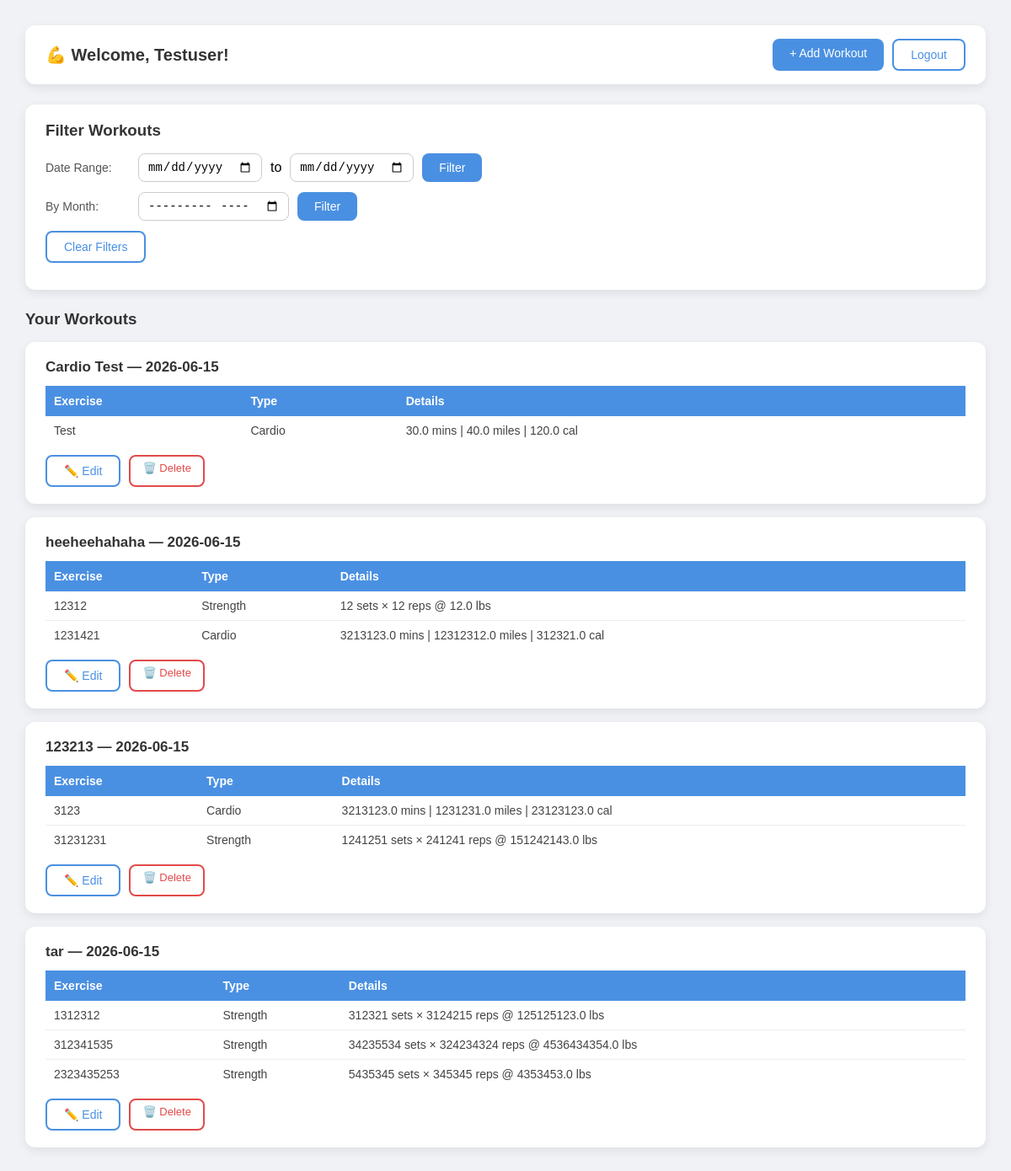
The page /dashboard (signed in) on the database its author committed.
### models.py (models this page shows)
class User(UserMixin, db.Model):
    id = db.Column(db.Integer, primary_key=True)
    username = db.Column(db.String(100), unique=True, nullable=False)
    password = db.Column(db.String(200), nullable=False)
    workouts = db.relationship('Workout', backref='user', lazy=True)

class Workout(db.Model):
    id = db.Column(db.Integer, primary_key=True)
    name = db.Column(db.String(100), nullable=False)  # example "Leg Day" lol
    date = db.Column(db.String(50), nullable=False)
    user_id = db.Column(db.Integer, db.ForeignKey('user.id'), nullable=False)
    exercises = db.relationship('Exercise', backref='workout', lazy=True)

class Exercise(db.Model):
    id = db.Column(db.Integer, primary_key=True)
    name = db.Column(db.String(100), nullable=False)
    exercise_type = db.Column(db.String(20), nullable=False, default='strength')
    sets = db.Column(db.Integer, nullable=True)
    reps = db.Column(db.Integer, nullable=True)
    weight = db.Column(db.Float, nullable=True)
    duration = db.Column(db.Float, nullable=True)   # minutes
    distance = db.Column(db.Float, nullable=True)   # miles
    calories = db.Column(db.Float, nullable=True)
    workout_id = db.Column(db.Integer, db.ForeignKey('workout.id'), nullable=False)

### app.py (the view)
@app.route("/dashboard")
@login_required
def dashboard():
    workouts = Workout.query.filter_by(user_id=current_user.id)
    start_date = request.args.get("start_date")
    end_date = request.args.get("end_date")
    month = request.args.get("month")
    if start_date and end_date:
        workouts = workouts.filter(Workout.date >= start_date, Workout.date <= end_date)
    elif month:
        workouts = workouts.filter(Workout.date.like(f"{month}%"))
    workouts = workouts.order_by(Workout.date.desc()).all()
    return render_template("dashboard.html", workouts=workouts, today=date.today())

### app.py (called while the page is built)
@login_manager.user_loader
def load_user(user_id):
    return User.query.get(int(user_id))

### templates/dashboard.html (shortened to what this page needs)
<!DOCTYPE html>
<html>
<head>
    <link rel="stylesheet" href="{{ url_for('static', filename='styles.css') }}">
</head>
<body>
    <div class="top-bar">
        <h2>💪 Welcome, {{ current_user.username }}!</h2>
        <div class="top-bar-buttons">
            <a href="{{ url_for('add_workout') }}" class="btn-primary">+ Add Workout</a>
            <a href="{{ url_for('logout') }}" class="btn-secondary">Logout</a>
        </div>
    </div>
    <div class="filter-card">
        <h3>Filter Workouts</h3>
        <form method="GET" action="{{ url_for('dashboard') }}">
            <div class="filter-row">
                <label>Date Range:</label>
                <input type="date" name="start_date"> to
                <input type="date" name="end_date">
                <button type="submit" class="btn-primary">Filter</button>
            </div>
            <div class="filter-row">
                <label>By Month:</label>
                <input type="month" name="month">
                <button type="submit" class="btn-primary">Filter</button>
            </div>
            <div class="filter-row">
                <a href="{{ url_for('dashboard') }}" class="btn-secondary">Clear Filters</a>
            </div>
        </form>
    </div>
    <h3 style="color: #333; margin-bottom: 16px;">Your Workouts</h3>
    {% if workouts %}
        {% for workout in workouts %}
            <div class="workout-card">
                <h4>{{ workout.name }} — {{ workout.date }}</h4>
                <table>
                    <tr>
                        <th>Exercise</th>
                        <th>Type</th>
                        <th>Details</th>
                    </tr>
                    {% for ex in workout.exercises %}
                    <tr>
                        <td>{{ ex.name }}</td>
                        <td>{{ ex.exercise_type | capitalize }}</td>
                        <td>
                            {% if ex.exercise_type == 'cardio' %}
                                {{ ex.duration or '—' }} mins |
                                {{ ex.distance or '—' }} miles |
                                {{ ex.calories or '—' }} cal
                            {% else %}
                                {{ ex.sets or '—' }} sets ×
                                {{ ex.reps or '—' }} reps @
                                {{ ex.weight or '—' }} lbs
                            {% endif %}
                        </td>
                    </tr>
                    {% endfor %}
                </table>
                <div class="card-actions">
                    <a href="{{ url_for('edit_workout', workout_id=workout.id) }}" class="btn-secondary">✏️ Edit</a>
                    <a href="{{ url_for('delete_workout', workout_id=workout.id) }}" class="btn-danger" onclick="return confirm('Are you sure you want to delete this workout? This cannot be undone!')">🗑️ Delete</a>
                </div>
            </div>
        {% endfor %}
    {% else %}
        <p class="no-workouts">No workouts yet. You should totally add one!</p>
    {% endif %}
</body>
</html>

### templates/dashboard.html (style rules this page uses)
* { margin: 0; padding: 0; box-sizing: border-box; }
body { font-family: Arial, sans-serif; background-color: #f0f2f5; padding: 30px; }
.top-bar { display: flex; justify-content: space-between; align-items: center; background-color: white; padding: 16px 24px; border-radius: 12px; box-shadow: 0 4px 12px rgba(0,0,0,0.08); margin-bottom: 24px; }
.top-bar h2 { color: #333; font-size: 20px; }
.top-bar-buttons { display: flex; gap: 10px; }
.btn-primary { padding: 9px 20px; background-color: #4a90e2; color: white; border: none; border-radius: 8px; font-size: 14px; cursor: pointer; text-decoration: none; }
.btn-secondary { padding: 9px 20px; background-color: white; color: #4a90e2; border: 2px solid #4a90e2; border-radius: 8px; font-size: 14px; cursor: pointer; text-decoration: none; }
.btn-danger { padding: 6px 14px; background-color: white; color: #e24a4a; border: 2px solid #e24a4a; border-radius: 8px; font-size: 13px; cursor: pointer; text-decoration: none; }
.filter-card { background-color: white; padding: 20px 24px; border-radius: 12px; box-shadow: 0 4px 12px rgba(0,0,0,0.08); margin-bottom: 24px; }
.filter-card h3 { color: #333; margin-bottom: 16px; }
.filter-row { display: flex; align-items: center; gap: 10px; margin-bottom: 12px; flex-wrap: wrap; }
.filter-row label { font-size: 14px; color: #555; min-width: 100px; }
input[type="date"], input[type="month"] { padding: 7px 10px; border: 1px solid #ccc; border-radius: 8px; font-size: 14px; }
.workout-card { background-color: white; padding: 20px 24px; border-radius: 12px; box-shadow: 0 4px 12px rgba(0,0,0,0.08); margin-bottom: 16px; }
.workout-card h4 { color: #333; font-size: 17px; margin-bottom: 12px; }
table { width: 100%; border-collapse: collapse; margin-bottom: 12px; }
th { background-color: #4a90e2; color: white; padding: 10px; text-align: left; font-size: 14px; }
td { padding: 9px 10px; border-bottom: 1px solid #eee; font-size: 14px; color: #444; }
tr:last-child td { border-bottom: none; }
.card-actions { display: flex; gap: 10px; margin-top: 12px; }
a { text-decoration: none; }

### rows shown on the page
User: username "Testuser"
Workout: name "Cardio Test", date "2026-06-15"
Exercise: name "Test", exercise_type "Cardio", duration "30.0", distance "40.0", calories "120.0"
Workout: name "heeheehahaha", date "2026-06-15"
Exercise: name "12312", exercise_type "Strength", sets "12", reps "12", weight "12.0"
Exercise: name "1231421", exercise_type "Cardio", duration "3213123.0", distance "12312312.0", calories "312321.0"
Workout: name "123213", date "2026-06-15"
Exercise: name "3123", exercise_type "Cardio", duration "3213123.0", distance "1231231.0", calories "23123123.0"
Exercise: name "31231231", exercise_type "Strength", sets "1241251", reps "241241", weight "151242143.0"
Workout: name "tar", date "2026-06-15"
Exercise: name "1312312", exercise_type "Strength", sets "312321", reps "3124215", weight "125125123.0"
Exercise: name "312341535", exercise_type "Strength", sets "34235534", reps "324234324", weight "4536434354.0"
Exercise: name "2323435253", exercise_type "Strength", sets "5435345", reps "345345", weight "4353453.0"
